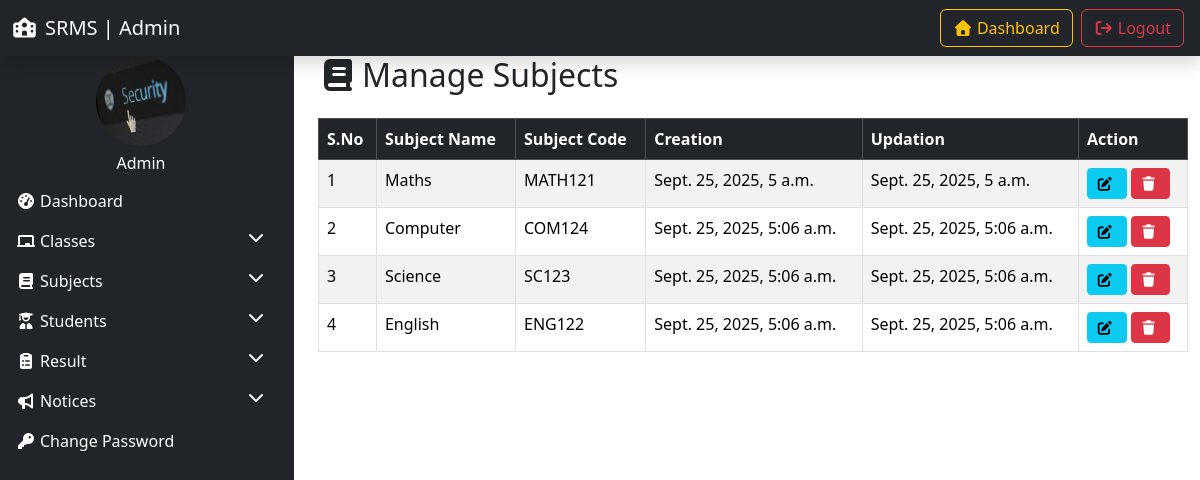
The app's page /manage_subjects/ (signed in), older data.
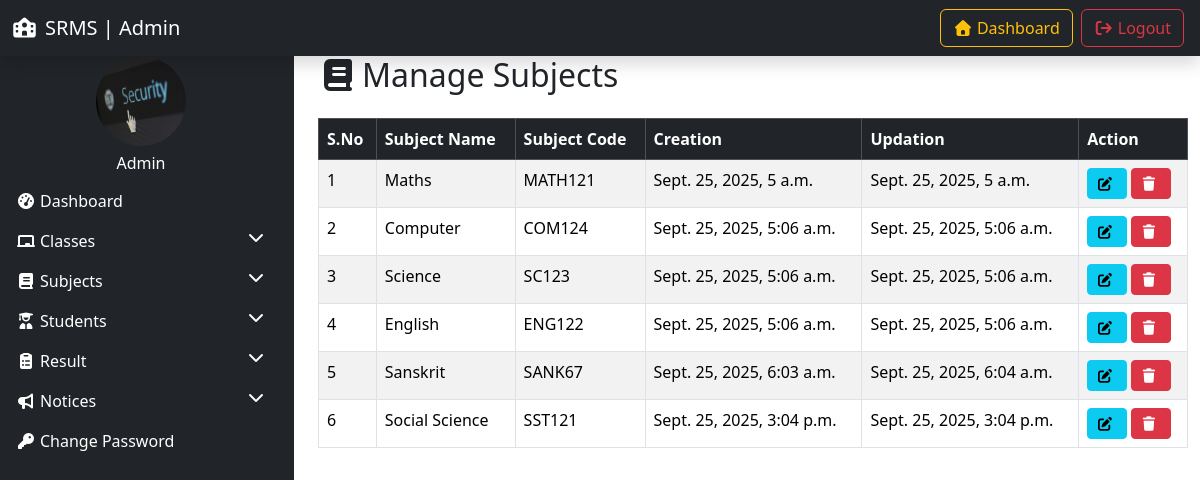
The same page, newer data.
### resultapp/models.py (models this page shows, shortened)
class Subject(models.Model):
    subject_name = models.CharField(max_length=50)
    subject_code = models.CharField(max_length=20)
    creation_date = models.DateTimeField(auto_now_add=True)
    updation_date = models.DateTimeField(auto_now=True)

### resultapp/views.py (the view, shortened to what this page needs)
# urls.py: path('manage_subjects/',view=manage_subjects,name='manage_subjects'),
@login_required
def manage_subjects(request):
    subjects = Subject.objects.all()
    return render(request,'manage_subjects.html',locals())

### resultapp/templates/manage_subjects.html (shortened to what this page needs)
{% extends "admin_base.html" %}
{% block content %}
<div class="container">
    <h2 class="mb-4"><i class="fas fa-book me-1"></i>Manage Subjects</h2>
    <table class="table table-bordered table-striped ">
        <thead class="table-dark">
            <tr>
                <th>S.No</th>
                <th>Subject Name</th>
                <th>Subject Code</th>
                <th>Creation</th>
                <th>Updation</th>
                <th>Action</th>
            </tr>
        </thead>
        <tbody>
            {% for i  in  subjects%}
            <tr>
                <td>{{forloop.counter}}</td>
                <td>{{i.subject_name}}</td>
                <td>{{i.subject_code}}</td>
                <td>{{i.creation_date}}</td>
                <td>{{i.updation_date}}</td>
                <td>
                    <a href="{% url "edit_subject" i.id %}" class="btn btn-info btn-sm"><i class="fas fa-edit me-1"></i></a>
                    <a href="?delete={{i.id}}" onclick="return confirm('Are you sure you want to delete this subject ?')" class="btn btn-danger btn-sm"><i class="fas fa-trash me-1"></i></a>
                </td>
            </tr>
            {% empty %}
            <tr>
                <td colspan="6" class='text-center'>No Subject found</td>
            </tr>
            {% endfor %}
        </tbody>
    </table>
</div>
{% endblock %}

### resultapp/templates/admin_base.html (shortened to what this page needs)
<!DOCTYPE html>
<html lang="en">
<head>
    <link href="https://cdn.jsdelivr.net/npm/bootstrap@5.3.8/dist/css/bootstrap.min.css" rel="stylesheet">
    <link rel="stylesheet" href="https://cdnjs.cloudflare.com/ajax/libs/font-awesome/7.0.1/css/all.min.css" />
</head>
<body>
    {% include "topbar.html" %}
        <div class="contanier-fluid">
            <div class="row">
                {% include "sidebar.html" %}
                <main class="col-md-9">
                     {% block content %}{% endblock %}
                </main>
            </div>
        </div>
</body>
</html>

### resultapp/templates/topbar.html (shortened to what this page needs)
<nav class="navbar navbar-expand-lg navbar-dark bg-dark  shadow">
  <div class="container-fluid">
    <a class="navbar-brand" href="{% url "admin_dashboard" %}"><i class="fas fa-school me-2"></i>SRMS | Admin</a>
    <div class="collapse navbar-collapse justify-content-end" id="navbarSupportedContent">
      <ul class="navbar-nav me-1 gap-2 mt-2 mt-lg-0">
        <li class="nav-item">
          <a class="btn btn-outline-warning w-100" aria-current="page" href="{% url "admin_dashboard" %}"><i class="fas fa-home me-1 "></i>Dashboard</a>
        </li>
        <li class="nav-item">
          <a class="btn btn-outline-danger w-100 " href="{% url "admin_logout" %}"><i class="fas fa-sign-out me-1"></i>Logout</a>
        </li>
          </ul>
    </div>
  </div>
</nav>

### resultapp/templates/sidebar.html (shortened to what this page needs)
{% load static %}
<nav class="col-md-3  bg-dark sidebar collapse d-md-block">
  <div class="text-white text-center">
    <img src="{% static "SRMSimages/admin.jpg" %}" width="90px" height="90px"
    class="rounded-circle mb-2">
    <h6>Admin</h6>
  </div>
  <ul class="nav flex-column">
    <li class="nav-item">
      <a href="{% url "admin_dashboard" %}" class="nav-link"
        ><i class="fas fa-tachometer-alt me-1"></i>Dashboard</a
      >
    </li>
    <li class="nav-item">
      <a href="#classesMenu" data-bs-toggle="collapse" class="nav-link">
        <i class="fas fa-chalkboard me-1"></i>Classes
        <i class="fas fa-chevron-down float-end"></i>
      </a>
    </li>
    <li class="nav-item">
      <a href="#subjectMenu" data-bs-toggle="collapse" class="nav-link">
        <i class="fas fa-book me-1"></i>Subjects
        <i class="fas fa-chevron-down float-end"></i>
      </a>
    </li>
    <li class="nav-item">
      <a href="#studentMenu" data-bs-toggle="collapse" class="nav-link">
        <i class="fas fa-user-graduate me-1"></i>Students
        <i class="fas fa-chevron-down float-end"></i>
      </a>
    </li>
    <li class="nav-item">
      <a href="#resultMenu" data-bs-toggle="collapse" class="nav-link">
        <i class="fas fa-clipboard-list me-1"></i>Result
        <i class="fas fa-chevron-down float-end"></i>
      </a>
    </li>
    <li class="nav-item">
      <a href="#noticeMenu" data-bs-toggle="collapse" class="nav-link">
        <i class="fas fa-bullhorn me-1"></i>Notices
        <i class="fas fa-chevron-down float-end"></i>
      </a>
    </li>
    <li class="nav-item">
      <a href="{% url "change_password" %}" class="nav-link"
        ><i class="fas fa-key me-1"></i>Change Password</a
      >
    </li>
  </ul>
</nav>

### resultapp/templates/sidebar.html (style rules this page uses)
.sidebar { min-height: 100vh; color: #fff; }
.sidebar .nav-link { color: #fff; }

Row changes from the older to the newer data that the page shows:
added Subject: subject_name "Sanskrit", subject_code "SANK67", creation_date "Sept. 25, 2025, 6:03 a.m.", updation_date "Sept. 25, 2025, 6:04 a.m."
added Subject: subject_name "Social Science", subject_code "SST121", creation_date "Sept. 25, 2025, 3:04 p.m.", updation_date "Sept. 25, 2025, 3:04 p.m."
